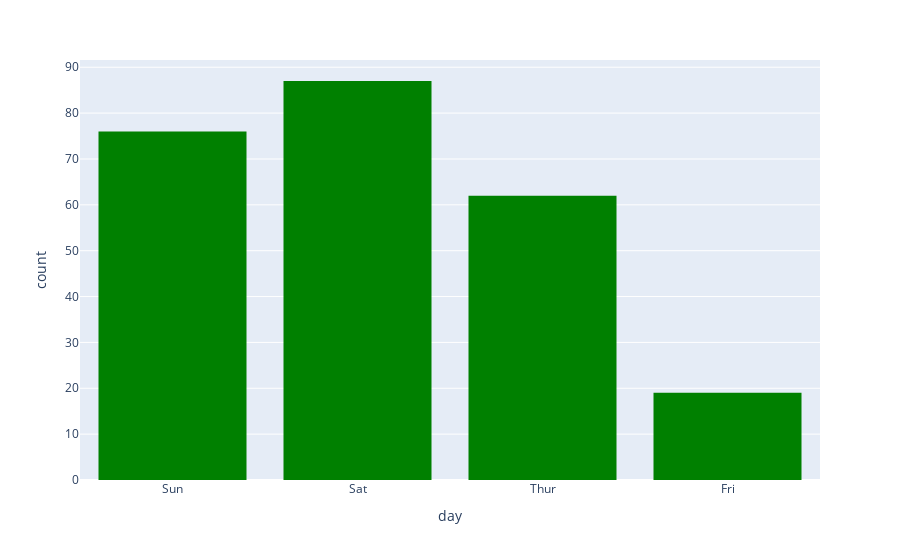

Source (notebook cell):
### Markdown cell above
### Customizing Histogram Color
You can change the color of the histogram bars using the `color_discrete_sequence` parameter.

### Code cell
# Change the color of the histogram bars to green
px.histogram(data_frame=tips,x="day"
            ,color_discrete_sequence=["green"])

### Figure 1 — Plotly figure (JSON) as saved in the notebook; plotly's stock layout.template omitted (floating-point values rounded to 4 significant figures; data arrays with more than 128 entries replaced by an {"elided": "..."} marker saying what was removed)
{"data": [{"alignmentgroup": "True", "bingroup": "x", "hovertemplate": "day=%{x}<br>count=%{y}<extra></extra>", "legendgroup": "", "marker": {"color": "green", "pattern": {"shape": ""}}, "name": "", "offsetgroup": "", "orientation": "v", "showlegend": false, "type": "histogram", "x": {"elided": "244 str values"}, "xaxis": "x", "yaxis": "y"}], "layout": {"barmode": "relative", "legend": {"tracegroupgap": 0}, "margin": {"t": 60}, "xaxis": {"anchor": "y", "domain": [0, 1], "title": {"text": "day"}}, "yaxis": {"anchor": "x", "domain": [0, 1], "title": {"text": "count"}}}}
